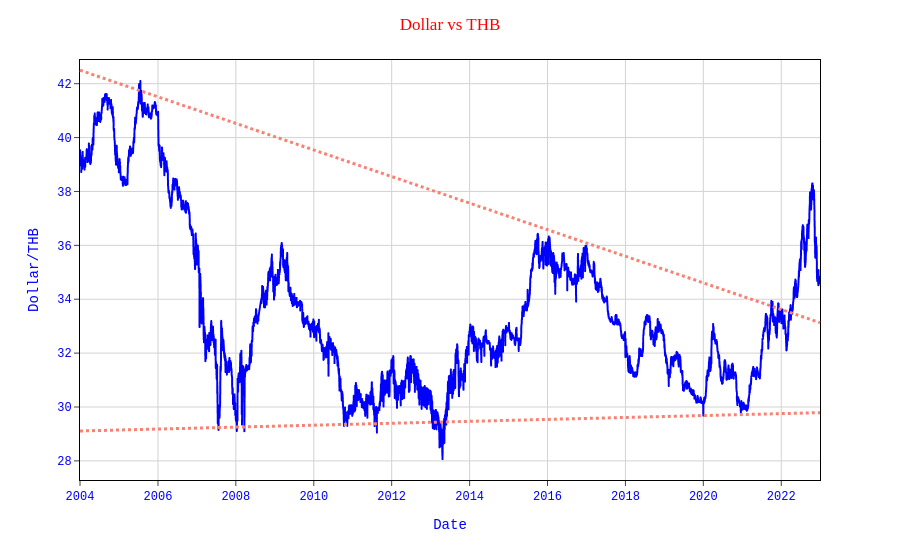

The code cell stored with this chart in its notebook:
### Code cell
plt.figure(figsize=(12,10),dpi=200)
plot = px.line(x=df_THB['Date'], y=df_THB['THB=X'])
plot.update_traces(line_color='#0000ff', line_width=2)
plot.update_layout(
    plot_bgcolor='white',
    title="Dollar vs THB",
    title_x=0.5,
    xaxis_title="Date",
    yaxis_title="Dollar/THB",
    font_family="Courier New",
    font_color="blue",
    title_font_family="Times New Roman",
    title_font_color="red",
)
plot.update_xaxes(
    mirror=True,
    ticks='outside',
    showline=True,
    linecolor='black',
    gridcolor='lightgrey'
)
plot.update_yaxes(
    mirror=True,
    ticks='outside',
    showline=True,
    linecolor='black',
    gridcolor='lightgrey'
)
plot.add_shape( # add a horizontal "target" line
    type="line", line_color="salmon", line_width=3, opacity=1, line_dash="dot",
    x0=0, x1=1, xref="paper", y0=29.11, y1=29.79, yref="y"
)
plot.add_shape( # add a horizontal "target" line
    type="line", line_color="salmon", line_width=3, opacity=1, line_dash="dot",
    x0=0, x1=1, xref="paper", y0=42.5, y1=33.13, yref="y"
)

plt.tight_layout()
plot.show();

### Figure 1 — Plotly figure (JSON) as saved in the notebook; plotly's stock layout.template omitted (floating-point values rounded to 4 significant figures; data arrays with more than 128 entries replaced by an {"elided": "..."} marker saying what was removed)
{"data": [{"hovertemplate": "x=%{x}<br>y=%{y}<extra></extra>", "legendgroup": "", "line": {"color": "#0000ff", "dash": "solid", "width": 2}, "marker": {"symbol": "circle"}, "mode": "lines", "name": "", "showlegend": false, "type": "scattergl", "x": {"elided": "4927 str values"}, "xaxis": "x", "y": {"elided": "4927 float values"}, "yaxis": "y"}], "layout": {"font": {"color": "blue", "family": "Courier New"}, "legend": {"tracegroupgap": 0}, "margin": {"t": 60}, "plot_bgcolor": "white", "shapes": [{"line": {"color": "salmon", "dash": "dot", "width": 3}, "opacity": 1, "type": "line", "x0": 0, "x1": 1, "xref": "paper", "y0": 29.11, "y1": 29.79, "yref": "y"}, {"line": {"color": "salmon", "dash": "dot", "width": 3}, "opacity": 1, "type": "line", "x0": 0, "x1": 1, "xref": "paper", "y0": 42.5, "y1": 33.13, "yref": "y"}], "title": {"font": {"color": "red", "family": "Times New Roman"}, "text": "Dollar vs THB", "x": 0.5}, "xaxis": {"anchor": "y", "domain": [0, 1], "gridcolor": "lightgrey", "linecolor": "black", "mirror": true, "showline": true, "ticks": "outside", "title": {"text": "Date"}}, "yaxis": {"anchor": "x", "domain": [0, 1], "gridcolor": "lightgrey", "linecolor": "black", "mirror": true, "showline": true, "ticks": "outside", "title": {"text": "Dollar/THB"}}}}
